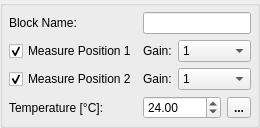
    <widget class="QGroupBox" name="groupBox">
     <property name="sizePolicy">
      <sizepolicy hsizetype="Preferred" vsizetype="Preferred">
       <horstretch>0</horstretch>
       <verstretch>0</verstretch>
      </sizepolicy>
     </property>
     <property name="font">
      <font>
       <weight>75</weight>
       <bold>true</bold>
      </font>
     </property>
     <property name="title">
      <string/>
     </property>
     <layout class="QGridLayout" name="gridLayout">
      <property name="margin">
       <number>6</number>
      </property>
      <item row="0" column="1" colspan="3">
       <widget class="QLineEdit" name="le_block_name">
        <property name="font">
         <font>
          <weight>50</weight>
          <bold>false</bold>
         </font>
        </property>
       </widget>
      </item>
      <item row="0" column="0">
       <widget class="QLabel" name="label">
        <property name="font">
         <font>
          <weight>50</weight>
          <bold>false</bold>
         </font>
        </property>
        <property name="text">
         <string>Block Name:</string>
        </property>
       </widget>
      </item>
      <item row="8" column="0">
       <widget class="QLabel" name="label_2">
        <property name="font">
         <font>
          <weight>50</weight>
          <bold>false</bold>
         </font>
        </property>
        <property name="text">
         <string>Temperature [°C]:</string>
        </property>
       </widget>
      </item>
      <item row="8" column="3">
       <widget class="QToolButton" name="tbt_read_temperature">
        <property name="enabled">
         <bool>true</bool>
        </property>
        <property name="toolTip">
         <string>Measure block temperature</string>
        </property>
        <property name="text">
         <string>...</string>
        </property>
        <property name="icon">
         <iconset>
          <normaloff>../../resources/img/thermometer.png</normaloff>../../resources/img/thermometer.png</iconset>
        </property>
        <property name="iconSize">
         <size>
          <width>24</width>
          <height>24</height>
         </size>
        </property>
       </widget>
      </item>
      <item row="8" column="1" colspan="2">
       <widget class="QDoubleSpinBox" name="sbd_block_temperature">
        <property name="font">
         <font>
          <weight>50</weight>
          <bold>false</bold>
         </font>
        </property>
        <property name="maximum">
         <double>200.000000000000000</double>
        </property>
        <property name="value">
         <double>24.000000000000000</double>
        </property>
       </widget>
      </item>
      <item row="1" column="0">
       <widget class="QCheckBox" name="chb_measure_position_1">
        <property name="sizePolicy">
         <sizepolicy hsizetype="Preferred" vsizetype="Fixed">
          <horstretch>0</horstretch>
          <verstretch>0</verstretch>
         </sizepolicy>
        </property>
        <property name="font">
         <font>
          <weight>50</weight>
          <bold>false</bold>
         </font>
        </property>
        <property name="text">
         <string>Measure Position 1</string>
        </property>
        <property name="checked">
         <bool>true</bool>
        </property>
       </widget>
      </item>
      <item row="2" column="0">
       <widget class="QCheckBox" name="chb_measure_position_2">
        <property name="sizePolicy">
         <sizepolicy hsizetype="Preferred" vsizetype="Fixed">
          <horstretch>0</horstretch>
          <verstretch>0</verstretch>
         </sizepolicy>
        </property>
        <property name="font">
         <font>
          <weight>50</weight>
          <bold>false</bold>
         </font>
        </property>
        <property name="text">
         <string>Measure Position 2</string>
        </property>
        <property name="checked">
         <bool>true</bool>
        </property>
       </widget>
      </item>
      <item row="1" column="1">
       <widget class="QLabel" name="label_19">
        <property name="sizePolicy">
         <sizepolicy hsizetype="Maximum" vsizetype="Preferred">
          <horstretch>0</horstretch>
          <verstretch>0</verstretch>
         </sizepolicy>
        </property>
        <property name="font">
         <font>
          <weight>50</weight>
          <bold>false</bold>
         </font>
        </property>
        <property name="text">
         <string>Gain:</string>
        </property>
       </widget>
      </item>
      <item row="1" column="2" colspan="2">
       <widget class="QComboBox" name="cmb_gain_position_1">
        <property name="sizePolicy">
         <sizepolicy hsizetype="Preferred" vsizetype="Fixed">
          <horstretch>0</horstretch>
          <verstretch>0</verstretch>
         </sizepolicy>
        </property>
        <property name="font">
         <font>
          <weight>50</weight>
          <bold>false</bold>
         </font>
        </property>
        <property name="currentIndex">
         <number>0</number>
        </property>
        <item>
         <property name="text">
          <string>1</string>
         </property>
        </item>
        <item>
         <property name="text">
          <string>2</string>
         </property>
        </item>
        <item>
         <property name="text">
          <string>4</string>
         </property>
        </item>
        <item>
         <property name="text">
          <string>5</string>
         </property>
        </item>
        <item>
         <property name="text">
          <string>10</string>
         </property>
        </item>
        <item>
         <property name="text">
          <string>20</string>
         </property>
        </item>
        <item>
         <property name="text">
          <string>40</string>
         </property>
        </item>
        <item>
         <property name="text">
          <string>50</string>
         </property>
        </item>
        <item>
         <property name="text">
          <string>100</string>
         </property>
        </item>
       </widget>
      </item>
      <item row="2" column="1">
       <widget class="QLabel" name="label_20">
        <property name="font">
         <font>
          <weight>50</weight>
          <bold>false</bold>
         </font>
        </property>
        <property name="text">
         <string>Gain:</string>
        </property>
       </widget>
      </item>
      <item row="2" column="2" colspan="2">
       <widget class="QComboBox" name="cmb_gain_position_2">
        <property name="font">
         <font>
          <weight>50</weight>
          <bold>false</bold>
         </font>
        </property>
        <property name="currentIndex">
         <number>0</number>
        </property>
        <item>
         <property name="text">
          <string>1</string>
         </property>
        </item>
        <item>
         <property name="text">
          <string>2</string>
         </property>
        </item>
        <item>
         <property name="text">
          <string>4</string>
         </property>
        </item>
        <item>
         <property name="text">
          <string>5</string>
         </property>
        </item>
        <item>
         <property name="text">
          <string>10</string>
         </property>
        </item>
        <item>
         <property name="text">
          <string>20</string>
         </property>
        </item>
        <item>
         <property name="text">
          <string>40</string>
         </property>
        </item>
        <item>
         <property name="text">
          <string>50</string>
         </property>
        </item>
        <item>
         <property name="text">
          <string>100</string>
         </property>
        </item>
       </widget>
      </item>
     </layout>
    </widget>
